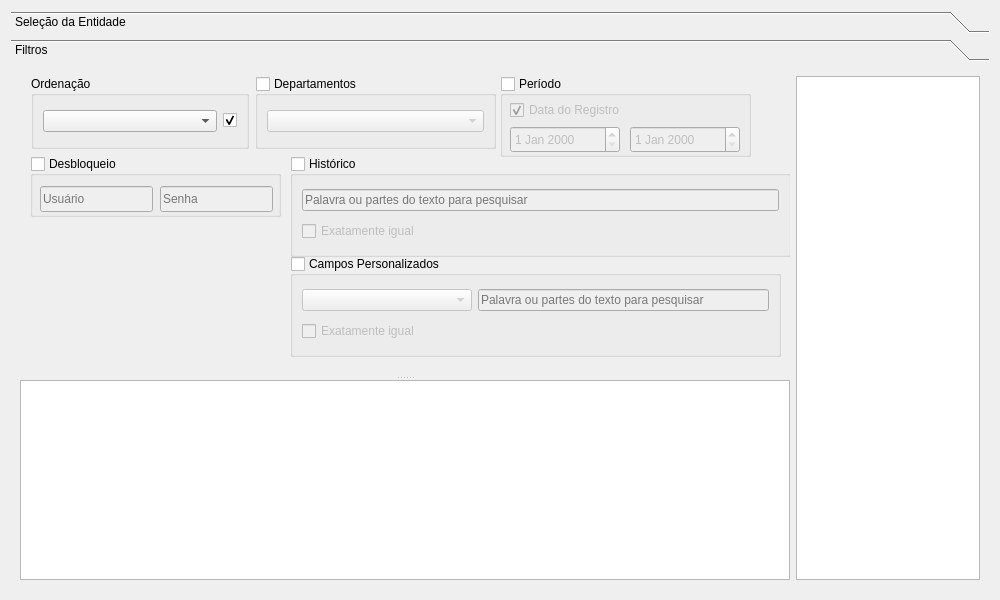
<?xml version="1.0" encoding="UTF-8"?>
<ui version="4.0">
 <class>FormSearch</class>
 <widget class="QWidget" name="FormSearch">
  <property name="geometry">
   <rect>
    <x>0</x>
    <y>0</y>
    <width>1000</width>
    <height>600</height>
   </rect>
  </property>
  <property name="windowTitle">
   <string>Pesquisa de Documentos</string>
  </property>
  <property name="windowIcon">
   <iconset resource="qdocbase.qrc">
    <normaloff>:/images/png/images/docbase64x64.png</normaloff>:/images/png/images/docbase64x64.png</iconset>
  </property>
  <layout class="QGridLayout" name="gridLayout">
   <item row="0" column="0">
    <widget class="QToolBox" name="toolBox_MainSearch">
     <property name="currentIndex">
      <number>1</number>
     </property>
     <widget class="QWidget" name="page_Select">
      <property name="geometry">
       <rect>
        <x>0</x>
        <y>0</y>
        <width>542</width>
        <height>133</height>
       </rect>
      </property>
      <attribute name="label">
       <string>Seleção da Entidade</string>
      </attribute>
      <layout class="QGridLayout" name="gridLayout_2">
       <item row="0" column="0">
        <widget class="QGroupBox" name="groupBox_BaseEntities">
         <property name="title">
          <string>Entidades Base</string>
         </property>
         <layout class="QGridLayout" name="gridLayout_6">
          <item row="0" column="0">
           <widget class="BaseEntities_P" name="treeView_BaseEntities">
            <property name="sizePolicy">
             <sizepolicy hsizetype="Preferred" vsizetype="Expanding">
              <horstretch>0</horstretch>
              <verstretch>0</verstretch>
             </sizepolicy>
            </property>
            <property name="minimumSize">
             <size>
              <width>500</width>
              <height>0</height>
             </size>
            </property>
           </widget>
          </item>
         </layout>
        </widget>
       </item>
      </layout>
     </widget>
     <widget class="QWidget" name="page_Filters">
      <property name="geometry">
       <rect>
        <x>0</x>
        <y>0</y>
        <width>982</width>
        <height>518</height>
       </rect>
      </property>
      <attribute name="label">
       <string>Filtros</string>
      </attribute>
      <layout class="QGridLayout" name="gridLayout_5">
       <item row="0" column="1">
        <widget class="QGraphicsView" name="graphicsView_Docs">
         <property name="toolTip">
          <string>Duplo-clique para ver o arquivo ou imagem.</string>
         </property>
        </widget>
       </item>
       <item row="0" column="0">
        <widget class="QSplitter" name="splitter_Filters">
         <property name="minimumSize">
          <size>
           <width>0</width>
           <height>0</height>
          </size>
         </property>
         <property name="maximumSize">
          <size>
           <width>770</width>
           <height>16777215</height>
          </size>
         </property>
         <property name="orientation">
          <enum>Qt::Vertical</enum>
         </property>
         <widget class="QFrame" name="frame_Filters">
          <property name="sizePolicy">
           <sizepolicy hsizetype="Fixed" vsizetype="Fixed">
            <horstretch>0</horstretch>
            <verstretch>0</verstretch>
           </sizepolicy>
          </property>
          <property name="minimumSize">
           <size>
            <width>770</width>
            <height>300</height>
           </size>
          </property>
          <property name="maximumSize">
           <size>
            <width>770</width>
            <height>300</height>
           </size>
          </property>
          <property name="frameShape">
           <enum>QFrame::NoFrame</enum>
          </property>
          <property name="frameShadow">
           <enum>QFrame::Raised</enum>
          </property>
          <widget class="QGroupBox" name="groupBox_Ordering">
           <property name="geometry">
            <rect>
             <x>11</x>
             <y>0</y>
             <width>218</width>
             <height>73</height>
            </rect>
           </property>
           <property name="title">
            <string>Ordenação</string>
           </property>
           <layout class="QGridLayout" name="gridLayout_3">
            <item row="0" column="0">
             <layout class="QHBoxLayout" name="horizontalLayout">
              <item>
               <widget class="QComboBox" name="comboBox_SortingFields">
                <property name="sizePolicy">
                 <sizepolicy hsizetype="Expanding" vsizetype="Fixed">
                  <horstretch>0</horstretch>
                  <verstretch>0</verstretch>
                 </sizepolicy>
                </property>
               </widget>
              </item>
              <item>
               <widget class="QCheckBox" name="checkBox_AscOrDesc">
                <property name="text">
                 <string/>
                </property>
                <property name="icon">
                 <iconset theme="go-up">
                  <normaloff>.</normaloff>.</iconset>
                </property>
                <property name="checked">
                 <bool>true</bool>
                </property>
               </widget>
              </item>
             </layout>
            </item>
           </layout>
          </widget>
          <widget class="QGroupBox" name="groupBox_DateRange">
           <property name="geometry">
            <rect>
             <x>480</x>
             <y>0</y>
             <width>251</width>
             <height>81</height>
            </rect>
           </property>
           <property name="title">
            <string>Período</string>
           </property>
           <property name="checkable">
            <bool>true</bool>
           </property>
           <property name="checked">
            <bool>false</bool>
           </property>
           <widget class="QDateEdit" name="dateEdit_From">
            <property name="geometry">
             <rect>
              <x>10</x>
              <y>50</y>
              <width>110</width>
              <height>27</height>
             </rect>
            </property>
           </widget>
           <widget class="QDateEdit" name="dateEdit_To">
            <property name="geometry">
             <rect>
              <x>130</x>
              <y>50</y>
              <width>110</width>
              <height>27</height>
             </rect>
            </property>
           </widget>
           <widget class="QCheckBox" name="checkBox_DateType">
            <property name="geometry">
             <rect>
              <x>10</x>
              <y>22</y>
              <width>221</width>
              <height>24</height>
             </rect>
            </property>
            <property name="text">
             <string>Data do Registro</string>
            </property>
            <property name="checked">
             <bool>true</bool>
            </property>
           </widget>
          </widget>
          <widget class="QGroupBox" name="groupBox_Departs">
           <property name="geometry">
            <rect>
             <x>235</x>
             <y>0</y>
             <width>241</width>
             <height>73</height>
            </rect>
           </property>
           <property name="title">
            <string>Departamentos</string>
           </property>
           <property name="checkable">
            <bool>true</bool>
           </property>
           <property name="checked">
            <bool>false</bool>
           </property>
           <layout class="QGridLayout" name="gridLayout_4">
            <item row="0" column="0">
             <widget class="QComboBox" name="comboBox_Departaments"/>
            </item>
           </layout>
          </widget>
          <widget class="QGroupBox" name="groupBox_Secutiry">
           <property name="geometry">
            <rect>
             <x>10</x>
             <y>80</y>
             <width>251</width>
             <height>61</height>
            </rect>
           </property>
           <property name="title">
            <string>Desbloqueio</string>
           </property>
           <property name="checkable">
            <bool>true</bool>
           </property>
           <property name="checked">
            <bool>false</bool>
           </property>
           <widget class="QLineEdit" name="lineEdit_UserName">
            <property name="geometry">
             <rect>
              <x>10</x>
              <y>30</y>
              <width>113</width>
              <height>26</height>
             </rect>
            </property>
            <property name="maxLength">
             <number>15</number>
            </property>
            <property name="placeholderText">
             <string>Usuário</string>
            </property>
            <property name="clearButtonEnabled">
             <bool>true</bool>
            </property>
           </widget>
           <widget class="QLineEdit" name="lineEdit_UserPasswd">
            <property name="geometry">
             <rect>
              <x>130</x>
              <y>30</y>
              <width>113</width>
              <height>26</height>
             </rect>
            </property>
            <property name="maxLength">
             <number>6</number>
            </property>
            <property name="echoMode">
             <enum>QLineEdit::Password</enum>
            </property>
            <property name="placeholderText">
             <string>Senha</string>
            </property>
            <property name="clearButtonEnabled">
             <bool>true</bool>
            </property>
           </widget>
          </widget>
          <widget class="QGroupBox" name="groupBox_Historical">
           <property name="geometry">
            <rect>
             <x>270</x>
             <y>80</y>
             <width>501</width>
             <height>101</height>
            </rect>
           </property>
           <property name="title">
            <string>Histórico</string>
           </property>
           <property name="checkable">
            <bool>true</bool>
           </property>
           <property name="checked">
            <bool>false</bool>
           </property>
           <layout class="QGridLayout" name="gridLayout_7">
            <item row="0" column="0">
             <widget class="QLineEdit" name="lineEdit_Historical">
              <property name="placeholderText">
               <string>Palavra ou partes do texto para pesquisar</string>
              </property>
              <property name="clearButtonEnabled">
               <bool>true</bool>
              </property>
             </widget>
            </item>
            <item row="1" column="0">
             <widget class="QCheckBox" name="checkBox_HistoricalExactlySame">
              <property name="text">
               <string>Exatamente igual</string>
              </property>
             </widget>
            </item>
           </layout>
          </widget>
          <widget class="QGroupBox" name="groupBox_CustomFields">
           <property name="geometry">
            <rect>
             <x>270</x>
             <y>180</y>
             <width>491</width>
             <height>101</height>
            </rect>
           </property>
           <property name="title">
            <string>Campos Personalizados</string>
           </property>
           <property name="checkable">
            <bool>true</bool>
           </property>
           <property name="checked">
            <bool>false</bool>
           </property>
           <layout class="QGridLayout" name="gridLayout_8">
            <item row="0" column="0">
             <widget class="QComboBox" name="comboBox_FieldName">
              <property name="minimumSize">
               <size>
                <width>170</width>
                <height>0</height>
               </size>
              </property>
             </widget>
            </item>
            <item row="0" column="1">
             <widget class="QLineEdit" name="lineEdit_DataField">
              <property name="placeholderText">
               <string>Palavra ou partes do texto para pesquisar</string>
              </property>
              <property name="clearButtonEnabled">
               <bool>true</bool>
              </property>
             </widget>
            </item>
            <item row="1" column="0" colspan="2">
             <widget class="QCheckBox" name="checkBox_CustomExactlySame">
              <property name="text">
               <string>Exatamente igual</string>
              </property>
             </widget>
            </item>
           </layout>
          </widget>
         </widget>
         <widget class="QTableView" name="tableView_Results">
          <property name="sizePolicy">
           <sizepolicy hsizetype="Expanding" vsizetype="Expanding">
            <horstretch>0</horstretch>
            <verstretch>0</verstretch>
           </sizepolicy>
          </property>
          <property name="minimumSize">
           <size>
            <width>200</width>
            <height>0</height>
           </size>
          </property>
          <property name="maximumSize">
           <size>
            <width>16777215</width>
            <height>16777215</height>
           </size>
          </property>
          <property name="selectionMode">
           <enum>QAbstractItemView::ExtendedSelection</enum>
          </property>
          <property name="selectionBehavior">
           <enum>QAbstractItemView::SelectRows</enum>
          </property>
         </widget>
        </widget>
       </item>
      </layout>
     </widget>
    </widget>
   </item>
  </layout>
 </widget>
 <customwidgets>
  <customwidget>
   <class>BaseEntities_P</class>
   <extends>QTreeView</extends>
   <header location="global">baseentities_p.h</header>
  </customwidget>
 </customwidgets>
 <resources>
  <include location="qdocbase.qrc"/>
 </resources>
 <connections/>
</ui>
